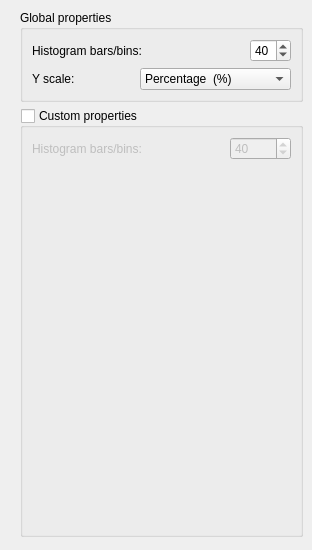
             <widget class="QWidget" name="tabScales">
              <attribute name="title">
               <string>Scales</string>
              </attribute>
              <widget class="QWidget" name="layoutWidget">
               <property name="geometry">
                <rect>
                 <x>20</x>
                 <y>10</y>
                 <width>283</width>
                 <height>531</height>
                </rect>
               </property>
               <layout class="QVBoxLayout" name="verticalLayout_4">
                <item>
                 <widget class="QGroupBox" name="globalPropGroupBox">
                  <property name="title">
                   <string>Global properties</string>
                  </property>
                  <layout class="QGridLayout" name="gridLayout_18">
                   <item row="0" column="0">
                    <layout class="QHBoxLayout" name="horizontalLayoutHistBars">
                     <item>
                      <widget class="QLabel" name="textLabelHistBars">
                       <property name="sizePolicy">
                        <sizepolicy hsizetype="Preferred" vsizetype="Preferred">
                         <horstretch>0</horstretch>
                         <verstretch>0</verstretch>
                        </sizepolicy>
                       </property>
                       <property name="text">
                        <string>Histogram bars/bins:</string>
                       </property>
                       <property name="wordWrap">
                        <bool>false</bool>
                       </property>
                      </widget>
                     </item>
                     <item>
                      <widget class="QSpinBox" name="spinBoxHistBars">
                       <property name="sizePolicy">
                        <sizepolicy hsizetype="Fixed" vsizetype="Fixed">
                         <horstretch>0</horstretch>
                         <verstretch>0</verstretch>
                        </sizepolicy>
                       </property>
                       <property name="toolTip">
                        <string>Set number of histogram bins</string>
                       </property>
                       <property name="minimum">
                        <number>1</number>
                       </property>
                       <property name="value">
                        <number>40</number>
                       </property>
                      </widget>
                     </item>
                    </layout>
                   </item>
                   <item row="1" column="0">
                    <layout class="QHBoxLayout" name="horizontalLayoutScaleType">
                     <item>
                      <widget class="QLabel" name="textLabelScaleType">
                       <property name="sizePolicy">
                        <sizepolicy hsizetype="Preferred" vsizetype="Preferred">
                         <horstretch>0</horstretch>
                         <verstretch>0</verstretch>
                        </sizepolicy>
                       </property>
                       <property name="text">
                        <string>Y scale:</string>
                       </property>
                       <property name="wordWrap">
                        <bool>false</bool>
                       </property>
                      </widget>
                     </item>
                     <item>
                      <widget class="QComboBox" name="comboBoxScaleType">
                       <property name="sizePolicy">
                        <sizepolicy hsizetype="Fixed" vsizetype="Fixed">
                         <horstretch>0</horstretch>
                         <verstretch>0</verstretch>
                        </sizepolicy>
                       </property>
                       <property name="toolTip">
                        <string>Set Y scale type</string>
                       </property>
                       <item>
                        <property name="text">
                         <string>Percentage  (%)</string>
                        </property>
                       </item>
                       <item>
                        <property name="text">
                         <string>Frequency count / Hits</string>
                        </property>
                       </item>
                      </widget>
                     </item>
                    </layout>
                   </item>
                  </layout>
                 </widget>
                </item>
                <item>
                 <widget class="QGroupBox" name="customPropGroupBox">
                  <property name="title">
                   <string>Custom properties</string>
                  </property>
                  <property name="checkable">
                   <bool>true</bool>
                  </property>
                  <property name="checked">
                   <bool>false</bool>
                  </property>
                  <layout class="QGridLayout" name="gridLayout_20">
                   <item row="1" column="0">
                    <spacer name="verticalSpacer_5">
                     <property name="orientation">
                      <enum>Qt::Vertical</enum>
                     </property>
                     <property name="sizeHint" stdset="0">
                      <size>
                       <width>93</width>
                       <height>401</height>
                      </size>
                     </property>
                    </spacer>
                   </item>
                   <item row="0" column="0">
                    <layout class="QHBoxLayout" name="horizontalLayoutHistBars_2">
                     <item>
                      <widget class="QLabel" name="textLabelHistBars_2">
                       <property name="sizePolicy">
                        <sizepolicy hsizetype="Preferred" vsizetype="Preferred">
                         <horstretch>0</horstretch>
                         <verstretch>0</verstretch>
                        </sizepolicy>
                       </property>
                       <property name="text">
                        <string>Histogram bars/bins:</string>
                       </property>
                       <property name="wordWrap">
                        <bool>false</bool>
                       </property>
                      </widget>
                     </item>
                     <item>
                      <widget class="QSpinBox" name="customSpinBoxHistBars">
                       <property name="sizePolicy">
                        <sizepolicy hsizetype="Fixed" vsizetype="Fixed">
                         <horstretch>0</horstretch>
                         <verstretch>0</verstretch>
                        </sizepolicy>
                       </property>
                       <property name="toolTip">
                        <string>Set number of histogram bins</string>
                       </property>
                       <property name="minimum">
                        <number>2</number>
                       </property>
                       <property name="maximum">
                        <number>10000</number>
                       </property>
                       <property name="value">
                        <number>40</number>
                       </property>
                      </widget>
                     </item>
                    </layout>
                   </item>
                  </layout>
                 </widget>
                </item>
                <item>
                 <spacer name="verticalSpacer_7">
                  <property name="orientation">
                   <enum>Qt::Vertical</enum>
                  </property>
                  <property name="sizeHint" stdset="0">
                   <size>
                    <width>20</width>
                    <height>40</height>
                   </size>
                  </property>
                 </spacer>
                </item>
               </layout>
              </widget>
             </widget>
